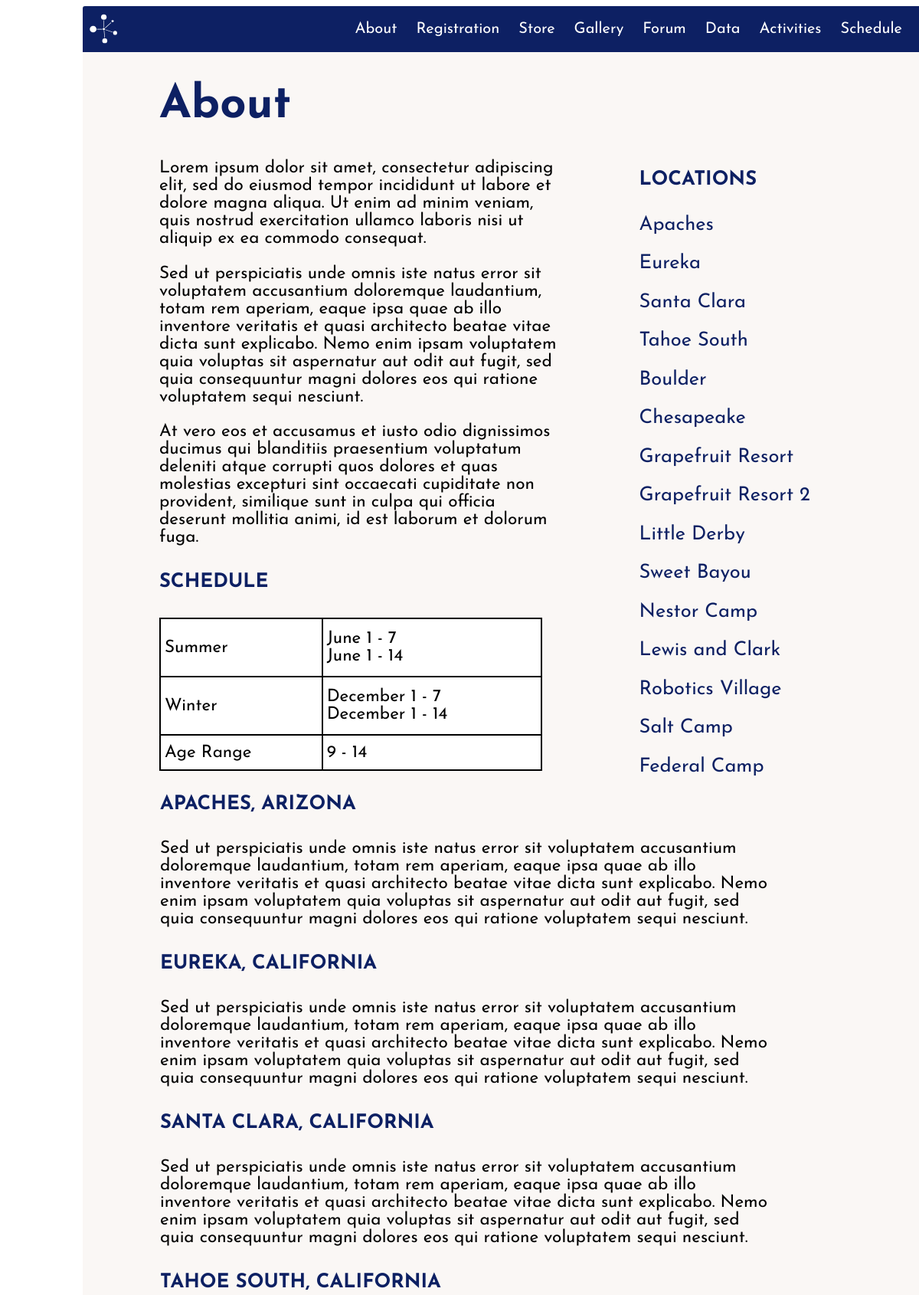
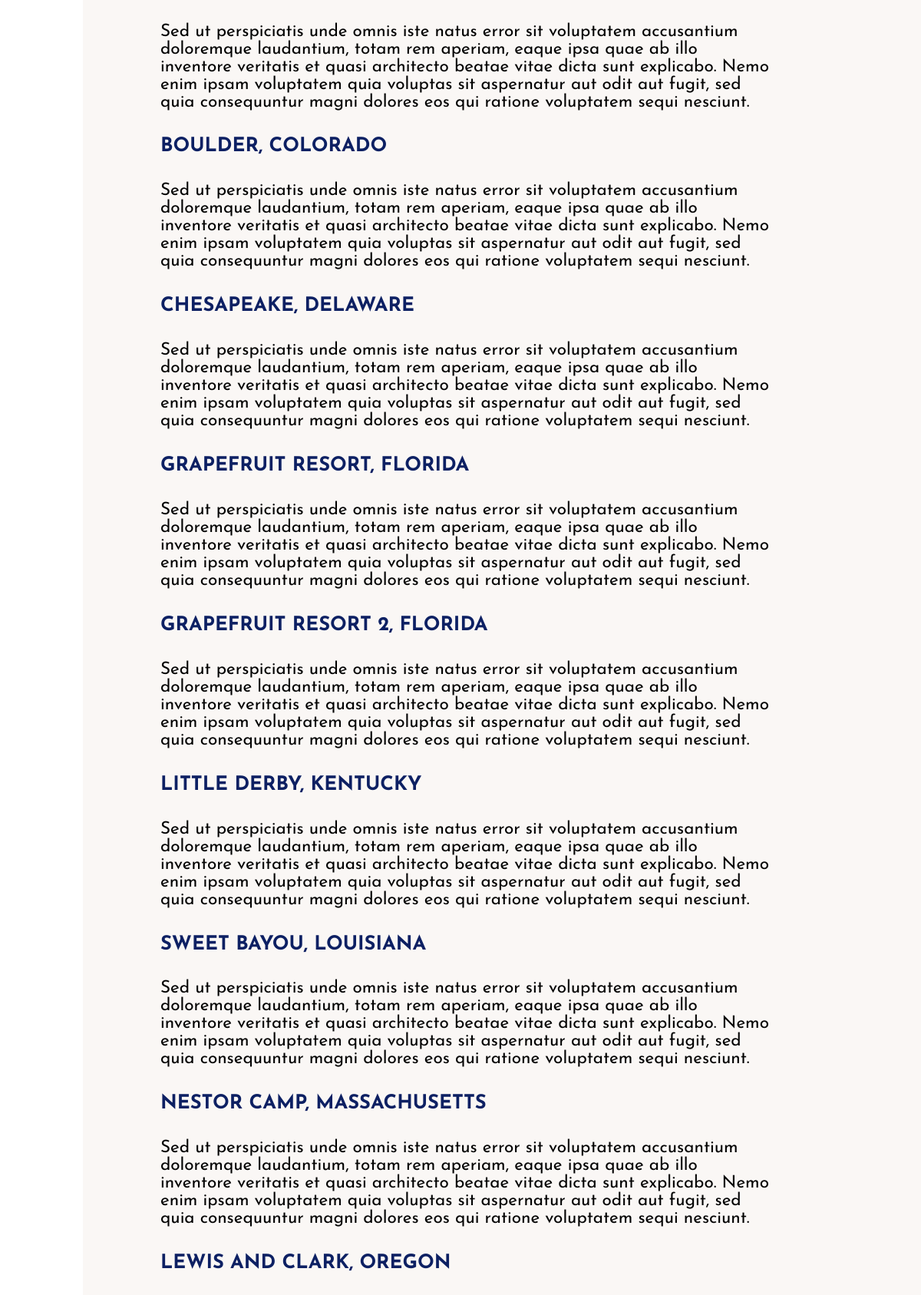
Page /about/index.php (upper part) on the committed database (2 pictures, top to bottom).
### tables this page shows
CREATE TABLE camp(
    camp_id int AUTO_INCREMENT,
    camp_name varchar(255),
    location varchar(255),
    address varchar(255),
    activities varchar(255),
    active int,
    season_winter int,
    season_summer int,
    capacity int,
    comments varchar(255),
    PRIMARY KEY (camp_id)
);

### about/index.php (the view, shortened to what this page needs)
<?php
	function QueryCamp($query, $connection){
		$result = mysqli_query($connection, $query) or die(mysqli_error($connection));
		while($row = mysqli_fetch_array($result, MYSQLI_NUM)){
			$rows[] = $row;
		}
		return $rows;
	}
	$database = 'educamps';
	$dbserver = 'localhost';
	$dbusername = 'fourthreefour';
	$dbpass = 'americo';
	$connection = connectDB($database, $dbserver, $dbusername, $dbpass);
?>
<!DOCTYPE HTML>
<html>
    <head>
        <link href=../stylesheets/main.css media=screen rel=stylesheet type=text/css />
    </head>
    <body>
        <div class=main_container id="schedule_container">
            <div id=menubar>
                <a href="../">
                    <img id="logo" src="../icons/logo.svg" alt="EduCamps logo" />
                </a>
                <table>
                    <tr>
                        <td><a href=../about>About</a></td>
                        <td><a href=../registration>Registration</a></td>
                        <td><a href=../store>Store</a></td>
                        <td><a href=../gallery>Gallery</a></td>
                        <td><a href=../forum>Forum</a></td>
                        <td><a href=../data>Data</a></td>
                        <td><a href=../activities>Activities</a></td>
                        <td><a href=../schedule>Schedule</a></td>
                    </tr>
                </table>
            </div>
           <div id="anchor_bar" >
                <h4>Locations</h4>
                <?php
                    $camp_name = QueryCamp("SELECT camp_name FROM camp", $connection);
                    foreach($camp_name as $row){
                        echo "<p><a href='$row[0]'>$row[0]</a></p>";
                    }
                ?>
            </div>
            <div id="schedule_main_content" class = "main_content">
                <h1>About</h1>
                <p>Lorem ipsum dolor sit amet, consectetur adipiscing elit, sed do eiusmod tempor incididunt ut labore et dolore magna aliqua. Ut enim ad minim veniam, quis nostrud exercitation ullamco laboris nisi ut aliquip ex ea commodo consequat.</p>
                <p>Sed ut perspiciatis unde omnis iste natus error sit voluptatem accusantium doloremque laudantium, totam rem aperiam, eaque ipsa quae ab illo inventore veritatis et quasi architecto beatae vitae dicta sunt explicabo. Nemo enim ipsam voluptatem quia voluptas sit aspernatur aut odit aut fugit, sed quia consequuntur magni dolores eos qui ratione voluptatem sequi nesciunt.</p>
                <p>At vero eos et accusamus et iusto odio dignissimos ducimus qui blanditiis praesentium voluptatum deleniti atque corrupti quos dolores et quas molestias excepturi sint occaecati cupiditate non provident, similique sunt in culpa qui officia deserunt mollitia animi, id est laborum et dolorum fuga.</p>
                <h4>Schedule</h4>
                    <table>
                        <tr><td>Summer</td><td>June 1 - 7 <br/>June 1 - 14</td></tr>
                        <tr><td>Winter</td><td>December 1 - 7 <br/>December 1 - 14</td></tr>
                        <tr><td>Age Range</td><td>9 - 14<br/></tr>
                    </table>
                <div id="headspace">
                <?php
                    $camp_name = QueryCamp("SELECT camp_name, location FROM camp", $connection);
                    foreach($camp_name as $row){
                        echo "<h4><a name='$row[0]'> $row[0], $row[1]</a></h4>";
                        echo "<p>Sed ut perspiciatis unde omnis iste natus error sit voluptatem accusantium doloremque laudantium, totam rem aperiam, eaque ipsa quae ab illo inventore veritatis et quasi architecto beatae vitae dicta sunt explicabo. Nemo enim ipsam voluptatem quia voluptas sit aspernatur aut odit aut fugit, sed quia consequuntur magni dolores eos qui ratione voluptatem sequi nesciunt.</p>";
                    }
                ?>
                </div>
            </div>
        </div>
    </body>
</html>

### stylesheets/main.css (style rules this page uses)
body { font-family:'Josefin Sans', sans-serif }
#schedule_main_content { width:800px;height:2300px;margin-left:100px }
#schedule_main_content p { font-size:.75em;text-align:left }
#schedule_main_content table { border-spacing:0px;width:auto;border:solid black 1px;float:left }
#schedule_main_content td { width:auto;height:auto;padding:3px;padding-left:15px;padding-right:25px;text-align:left;font-size:.75em;border:solid black 1px }
#schedule_main_content h4 { color:#0d2063 }
a { text-decoration:none;color:#0d2063 }
#anchor_bar { font-family:'Josefin Sans', sans-serif;font-size:25.5px;float:right;margin-right:150px;margin-left:100px;margin-top:120px;margin-bottom:50px;color:#0d2063 }
#headspace { margin-top:230px;border:solid #faf7f5 1px }
#schedule_main_content { height:auto;padding-bottom:100px }
#schedule_main_content table { width:500px;height:200px;text-align:center }
#schedule_main_content table td { padding:5px }
h4 { text-transform:uppercase }
body { padding-left:100px;padding-right:100px }
.main_container { min-width:1100px;max-width:1600px;margin:auto;background-color:#faf7f5;margin-bottom:100px }
#logo { float:left;height:40px;width:auto;margin-left:7px }
#menubar { width:100%;height:60px;background-color:#0d2063;color:#0d2063;font-size:20px;border-top-left-radius:3px;border-top-right-radius:3px;display:flex;justify-content:space-between;align-items:center }
#menubar table { float:right;display:flex;justify-content:flex-end;border-spacing:5px;margin-left:15px;margin-right:15px;vertical-align:center }
#menubar td { padding:10px;border-radius:3px;border-width:1.5px;border-spacing:20px;text-decoration-line:underline }
#menubar a { color:white;text-decoration:none }
.main_content { background-color:#faf7f5;width:100%;height:1000px;font-size:30px }
.main_content table { border-spacing:20px;width:880px;margin:auto }
.main_content td { width:250px;height:250px;padding:10px;background-color:#fff;text-align:center;font-size:30px }
.main_content h1 { color:#0d2063 }
.main_content h4 { font-size:.85em }

### rows in the picture
camp: camp_name "Apaches", camp_name "APACHES", location "ARIZONA"
camp: camp_name "Eureka", camp_name "EUREKA", location "CALIFORNIA"
camp: camp_name "Santa Clara", camp_name "SANTA CLARA", location "CALIFORNIA"
camp: camp_name "Tahoe South", camp_name "TAHOE SOUTH", location "CALIFORNIA"
camp: camp_name "Boulder", camp_name "BOULDER", location "COLORADO"
camp: camp_name "Chesapeake", camp_name "CHESAPEAKE", location "DELAWARE"
camp: camp_name "Grapefruit Resort", camp_name "GRAPEFRUIT RESORT", location "FLORIDA"
camp: camp_name "Grapefruit Resort 2", camp_name "GRAPEFRUIT RESORT 2", location "FLORIDA"
camp: camp_name "Little Derby", camp_name "LITTLE DERBY", location "KENTUCKY"
camp: camp_name "Sweet Bayou", camp_name "SWEET BAYOU", location "LOUISIANA"
camp: camp_name "Nestor Camp", camp_name "NESTOR CAMP", location "MASSACHUSETTS"
camp: camp_name "Lewis and Clark", camp_name "LEWIS AND CLARK", location "OREGON"
camp: camp_name "Robotics Village"
camp: camp_name "Salt Camp"
camp: camp_name "Federal Camp"
